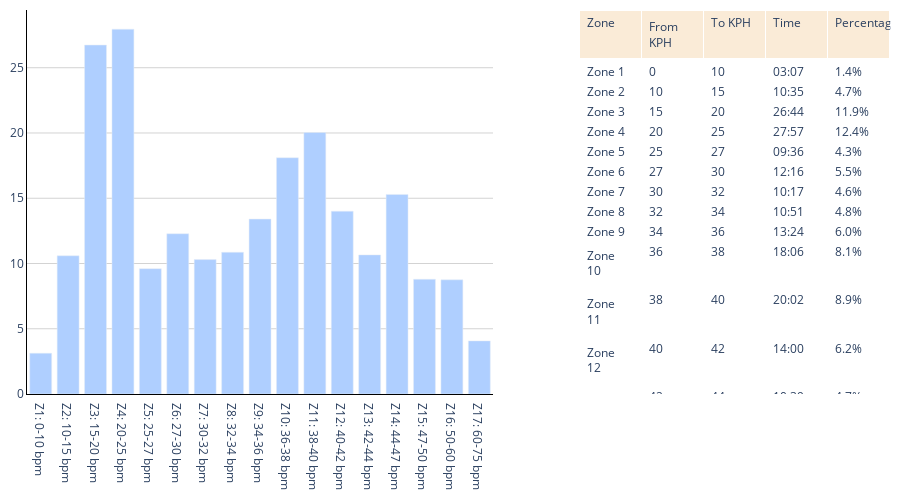

Notebook code cell kept with this figure:
### Markdown cell above
### SPEED

### Code cell
speed_fig = plot_speed_zones(df_activity_visual)

# Save plot as PNG file
pio.write_image(speed_fig, 'visuals/speed_plot.png', width=1200, height=500)

speed_fig

### Figure 1 — Plotly figure (JSON) as saved in the notebook; plotly's stock layout.template omitted (floating-point values rounded to 4 significant figures)
{"data": [{"customdata": ["03:07", "10:35", "26:44", "27:57", "09:36", "12:16", "10:17", "10:51", "13:24", "18:06", "20:02", "14:00", "10:39", "15:17", "08:47", "08:44", "04:04"], "hovertemplate": "<b>%{x}</b><br>Zone held during %{customdata}<br><extra></extra>", "marker": {"color": "rgb(175, 207, 255)"}, "type": "bar", "x": ["Z1: 0-10 bpm", "Z2: 10-15 bpm", "Z3: 15-20 bpm", "Z4: 20-25 bpm", "Z5: 25-27 bpm", "Z6: 27-30 bpm", "Z7: 30-32 bpm", "Z8: 32-34 bpm", "Z9: 34-36 bpm", "Z10: 36-38 bpm", "Z11: 38-40 bpm", "Z12: 40-42 bpm", "Z13: 42-44 bpm", "Z14: 44-47 bpm", "Z15: 47-50 bpm", "Z16: 50-60 bpm", "Z17: 60-75 bpm"], "xaxis": "x", "y": [3.126, 10.59, 26.74, 27.95, 9.602, 12.28, 10.3, 10.86, 13.4, 18.1, 20.04, 14.01, 10.66, 15.29, 8.793, 8.748, 4.07], "yaxis": "y"}, {"cells": {"align": "left", "fill": {"color": "white"}, "values": [["Zone 1", "Zone 2", "Zone 3", "Zone 4", "Zone 5", "Zone 6", "Zone 7", "Zone 8", "Zone 9", "Zone 10", "Zone 11", "Zone 12", "Zone 13", "Zone 14", "Zone 15", "Zone 16", "Zone 17"], ["0", "10", "15", "20", "25", "27", "30", "32", "34", "36", "38", "40", "42", "44", "47", "50", "60"], ["10", "15", "20", "25", "27", "30", "32", "34", "36", "38", "40", "42", "44", "47", "50", "60", "75"], ["03:07", "10:35", "26:44", "27:57", "09:36", "12:16", "10:17", "10:51", "13:24", "18:06", "20:02", "14:00", "10:39", "15:17", "08:47", "08:44", "04:04"], ["1.4%", "4.7%", "11.9%", "12.4%", "4.3%", "5.5%", "4.6%", "4.8%", "6.0%", "8.1%", "8.9%", "6.2%", "4.7%", "6.8%", "3.9%", "3.9%", "1.8%"]]}, "domain": {"x": [0.64, 1], "y": [0, 1]}, "header": {"align": "left", "fill": {"color": "antiquewhite"}, "values": ["Zone", "From KPH", "To KPH", "Time", "Percentage"]}, "type": "table"}], "layout": {"height": 500, "margin": {"b": 10, "l": 10, "r": 10, "t": 10}, "plot_bgcolor": "rgba(0,0,0,0)", "xaxis": {"anchor": "y", "domain": [0, 0.54], "linecolor": "black", "showgrid": true}, "yaxis": {"anchor": "x", "domain": [0, 1], "gridcolor": "lightgrey", "gridwidth": 1, "linecolor": "black", "showgrid": true}}}
